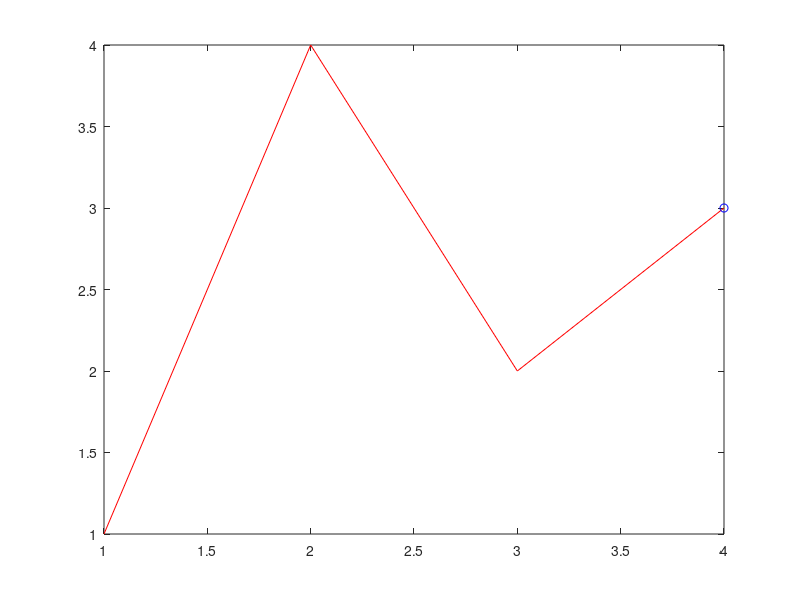

Here is the MATLAB script that generated this plot: (Note: this script raises an error after producing the figure.)
%=============================================================================
% Copyright (c) 2016-present Allan CORNET (Nelson)
%=============================================================================
% This file is part of Nelson.
%=============================================================================
% LICENCE_BLOCK_BEGIN
% SPDX-License-Identifier: LGPL-3.0-or-later
% LICENCE_BLOCK_END
%=============================================================================
% <--WEIGHT 4-->
% <--ADV-CLI MODE-->
%=============================================================================
close all
f = figure('Visible', 'off', 'InnerPosition', [100 100 360 260], 'Color', [1 1 1]);
ax = axes('Parent', f);
comet(ax, 1:4, [1 4 2 3], 0);
animated = findobj(ax, 'Type', 'animatedline');
asserts.isequal(graphics_comet_count_points(animated), [1 4]);
close(f);
close all
%=============================================================================
